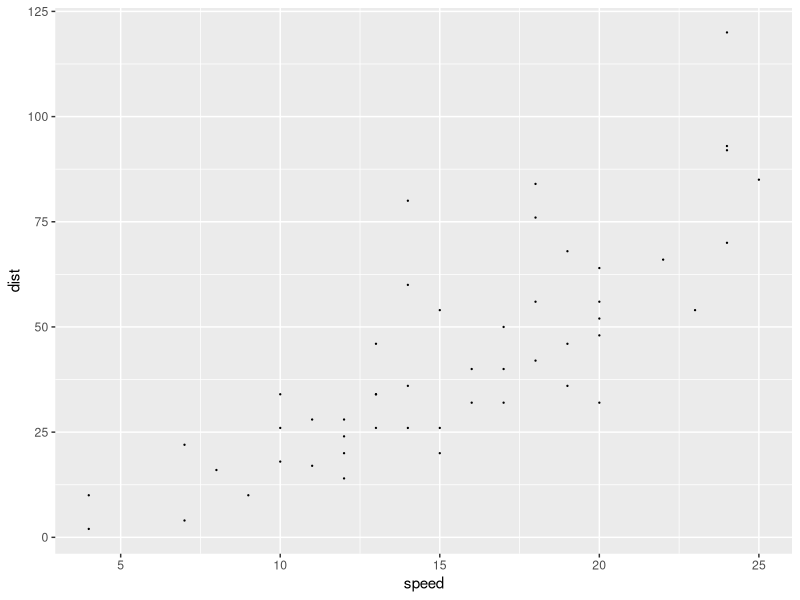
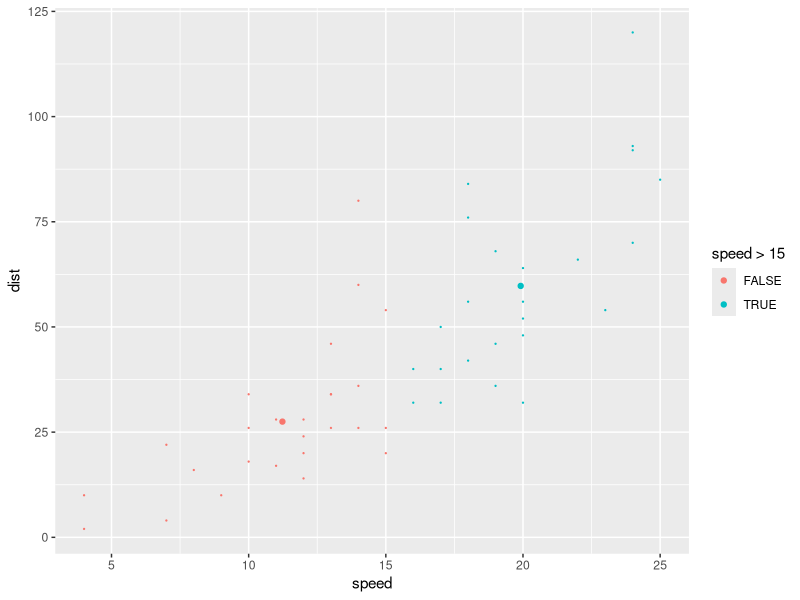
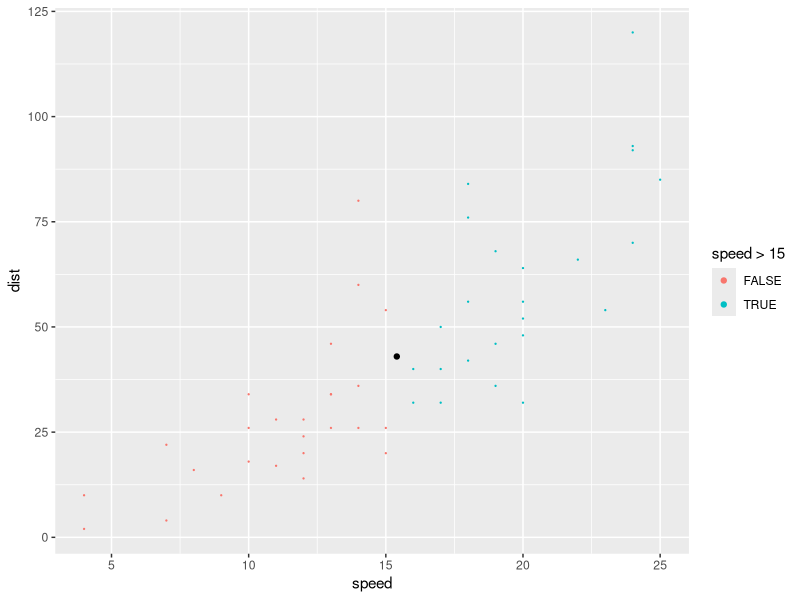
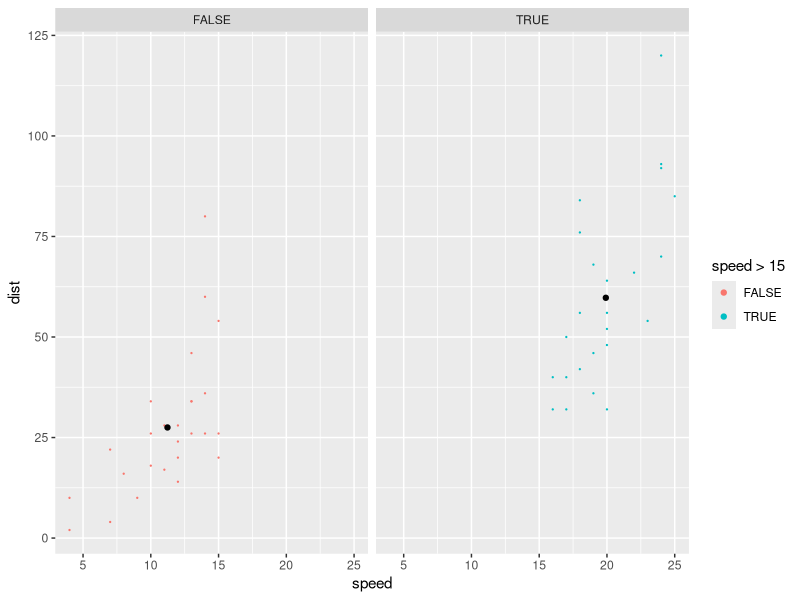

Reproduce these figures in R, in order. (Note: this script raises an error after producing the figures.)
## ---- chunk 1
knitr::opts_chunk$set(echo = TRUE)
options(tidyverse.quiet = TRUE)
## ---- chunk 2
library(tidyverse)

ggplot(cars) + 
  aes(speed, dist) + 
  geom_point(size = .15) ->
base; base
  

compute_mean <- function(data, scales){
  
  data %>% 
    summarise(x = mean(x),
              y = mean(y))
  
}

########  groupwise computation via compute group ####
StatMeangroup <- ggproto(`_class` = "StatMeangroup",
                         `_inherit` = Stat,
                         compute_group = compute_mean)



base +
  layer(geom = "point", 
        stat = StatMeangroup, 
        position = "identity") + 
  aes(color = speed > 15)


########  panel-wise computation by defining compute panel #####
StatMeanpanel <- ggproto(`_class` = "StatMeanpanel",
                         `_inherit` = Stat,
                         compute_panel = compute_mean)

base +
  layer(geom = "point", 
        stat = StatMeanpanel, 
        position = "identity") + 
  aes(color = speed > 15)

last_plot() +
  facet_wrap(facets = vars(speed > 15))


########  layer wise computation via compute_layer??? ####
StatMeanlayer <- ggproto(`_class` = "StatMeanlayer",
                         `_inherit` = Stat,
                         compute_layer = compute_mean)


# expect a point in each facet that computes the mean for the entire layer. 
base +
  layer(geom = "point", 
        stat = StatMeanlayer, 
        position = "identity") + 
  aes(color = speed > 15) +
  facet_wrap(facets = vars(speed > 15))
## ---- chunk 3
library(tidyverse)

compute_mean <- function(data, ...){
  
  data %>% 
    distinct(PANEL) ->
  panel_df
  
  data %>% 
    summarise(x = mean(x),
              y = mean(y)) %>% 
    crossing(panel_df)
      
  
}

########  groupwise computation via compute group ####
StatMeanlayer <- ggproto(`_class` = "StatMeanlayer",
                         `_inherit` = Stat,
                         compute_layer = compute_mean)

ggplot(cars) + 
  aes(speed, dist) + 
  geom_point(size = .15) +
  layer(geom = "point", 
        stat = StatMeanlayer, 
        position = "identity")

last_plot() +
  facet_wrap(facets = vars(speed > 10)) 

layer_data(i = 2)

last_plot() +
  aes(color = dist > 30)
